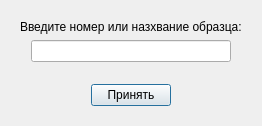
<?xml version="1.0" encoding="UTF-8"?>
<ui version="4.0">
 <class>InputDialog</class>
 <widget class="QDialog" name="InputDialog">
  <property name="geometry">
   <rect>
    <x>0</x>
    <y>0</y>
    <width>248</width>
    <height>126</height>
   </rect>
  </property>
  <property name="windowTitle">
   <string>Отчёт</string>
  </property>
  <property name="windowIcon">
   <iconset resource="tgca.qrc">
    <normaloff>:/pictogram/desktop-32.png</normaloff>:/pictogram/desktop-32.png</iconset>
  </property>
  <layout class="QVBoxLayout" name="verticalLayout">
   <property name="leftMargin">
    <number>20</number>
   </property>
   <property name="topMargin">
    <number>20</number>
   </property>
   <property name="rightMargin">
    <number>20</number>
   </property>
   <property name="bottomMargin">
    <number>20</number>
   </property>
   <item alignment="Qt::AlignHCenter">
    <widget class="QLabel" name="label">
     <property name="text">
      <string>Введите номер или назхвание образца:</string>
     </property>
    </widget>
   </item>
   <item alignment="Qt::AlignHCenter">
    <widget class="QLineEdit" name="lineEdit">
     <property name="minimumSize">
      <size>
       <width>200</width>
       <height>0</height>
      </size>
     </property>
     <property name="maximumSize">
      <size>
       <width>200</width>
       <height>16777215</height>
      </size>
     </property>
    </widget>
   </item>
   <item>
    <widget class="QLabel" name="label_2">
     <property name="maximumSize">
      <size>
       <width>16777215</width>
       <height>10</height>
      </size>
     </property>
     <property name="text">
      <string/>
     </property>
    </widget>
   </item>
   <item alignment="Qt::AlignHCenter">
    <widget class="QPushButton" name="pushButton">
     <property name="maximumSize">
      <size>
       <width>120</width>
       <height>16777215</height>
      </size>
     </property>
     <property name="text">
      <string>Принять</string>
     </property>
    </widget>
   </item>
  </layout>
 </widget>
 <resources>
  <include location="tgca.qrc"/>
 </resources>
 <connections/>
</ui>
